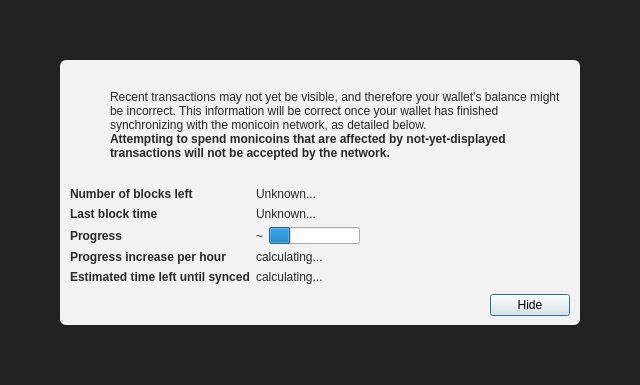
<?xml version="1.0" encoding="UTF-8"?>
<ui version="4.0">
 <class>ModalOverlay</class>
 <widget class="QWidget" name="ModalOverlay">
  <property name="geometry">
   <rect>
    <x>0</x>
    <y>0</y>
    <width>640</width>
    <height>385</height>
   </rect>
  </property>
  <property name="windowTitle">
   <string>Form</string>
  </property>
  <layout class="QVBoxLayout" name="verticalLayout" stretch="0">
   <property name="sizeConstraint">
    <enum>QLayout::SetDefaultConstraint</enum>
   </property>
   <property name="leftMargin">
    <number>0</number>
   </property>
   <property name="topMargin">
    <number>0</number>
   </property>
   <property name="rightMargin">
    <number>0</number>
   </property>
   <property name="bottomMargin">
    <number>0</number>
   </property>
   <item>
    <widget class="QWidget" name="bgWidget" native="true">
     <property name="styleSheet">
      <string notr="true">#bgWidget { background: rgba(0,0,0,220); }</string>
     </property>
     <layout class="QVBoxLayout" name="verticalLayoutMain" stretch="1">
      <property name="leftMargin">
       <number>60</number>
      </property>
      <property name="topMargin">
       <number>60</number>
      </property>
      <property name="rightMargin">
       <number>60</number>
      </property>
      <property name="bottomMargin">
       <number>60</number>
      </property>
      <item>
       <widget class="QWidget" name="contentWidget" native="true">
        <property name="styleSheet">
         <string notr="true">#contentWidget { background: rgba(255,255,255,240); border-radius: 6px; }

QLabel { color: rgb(40,40,40);  }</string>
        </property>
        <layout class="QVBoxLayout" name="verticalLayoutSub" stretch="1,0,0,0">
         <property name="spacing">
          <number>0</number>
         </property>
         <property name="leftMargin">
          <number>10</number>
         </property>
         <property name="topMargin">
          <number>10</number>
         </property>
         <property name="rightMargin">
          <number>10</number>
         </property>
         <property name="bottomMargin">
          <number>10</number>
         </property>
         <item>
          <layout class="QHBoxLayout" name="horizontalLayoutIconText" stretch="0,1">
           <property name="topMargin">
            <number>20</number>
           </property>
           <item>
            <layout class="QVBoxLayout" name="verticalLayoutIcon">
             <property name="leftMargin">
              <number>0</number>
             </property>
             <item>
              <widget class="QPushButton" name="warningIcon">
               <property name="enabled">
                <bool>false</bool>
               </property>
               <property name="text">
                <string/>
               </property>
               <property name="icon">
                <iconset>
                 <normaloff>:/icons/warning</normaloff>
                 <disabledoff>:/icons/warning</disabledoff>:/icons/warning</iconset>
               </property>
               <property name="iconSize">
                <size>
                 <width>48</width>
                 <height>48</height>
                </size>
               </property>
               <property name="flat">
                <bool>true</bool>
               </property>
              </widget>
             </item>
             <item>
              <spacer name="verticalSpacerWarningIcon">
               <property name="orientation">
                <enum>Qt::Vertical</enum>
               </property>
               <property name="sizeHint" stdset="0">
                <size>
                 <width>20</width>
                 <height>40</height>
                </size>
               </property>
              </spacer>
             </item>
            </layout>
           </item>
           <item>
            <layout class="QVBoxLayout" name="verticalLayoutInfoText">
             <property name="leftMargin">
              <number>0</number>
             </property>
             <property name="topMargin">
              <number>0</number>
             </property>
             <item>
              <widget class="QLabel" name="infoText">
               <property name="text">
                <string>Recent transactions may not yet be visible, and therefore your wallet's balance might be incorrect. This information will be correct once your wallet has finished synchronizing with the monicoin network, as detailed below.</string>
               </property>
               <property name="textFormat">
                <enum>Qt::RichText</enum>
               </property>
               <property name="wordWrap">
                <bool>true</bool>
               </property>
              </widget>
             </item>
             <item>
              <widget class="QLabel" name="infoTextStrong">
               <property name="font">
                <font>
                 <weight>75</weight>
                 <bold>true</bold>
                </font>
               </property>
               <property name="text">
                <string>Attempting to spend monicoins that are affected by not-yet-displayed transactions will not be accepted by the network.</string>
               </property>
               <property name="textFormat">
                <enum>Qt::RichText</enum>
               </property>
               <property name="wordWrap">
                <bool>true</bool>
               </property>
              </widget>
             </item>
             <item>
              <spacer name="verticalSpacerInTextSpace">
               <property name="orientation">
                <enum>Qt::Vertical</enum>
               </property>
               <property name="sizeHint" stdset="0">
                <size>
                 <width>20</width>
                 <height>40</height>
                </size>
               </property>
              </spacer>
             </item>
            </layout>
           </item>
          </layout>
         </item>
         <item>
          <spacer name="verticalSpacerAfterText">
           <property name="orientation">
            <enum>Qt::Vertical</enum>
           </property>
           <property name="sizeHint" stdset="0">
            <size>
             <width>20</width>
             <height>40</height>
            </size>
           </property>
          </spacer>
         </item>
         <item>
          <layout class="QFormLayout" name="formLayout">
           <property name="fieldGrowthPolicy">
            <enum>QFormLayout::FieldsStayAtSizeHint</enum>
           </property>
           <property name="horizontalSpacing">
            <number>6</number>
           </property>
           <property name="verticalSpacing">
            <number>6</number>
           </property>
           <property name="topMargin">
            <number>10</number>
           </property>
           <item row="0" column="0">
            <widget class="QLabel" name="labelNumberOfBlocksLeft">
             <property name="font">
              <font>
               <weight>75</weight>
               <bold>true</bold>
              </font>
             </property>
             <property name="text">
              <string>Number of blocks left</string>
             </property>
            </widget>
           </item>
           <item row="0" column="1">
            <widget class="QLabel" name="numberOfBlocksLeft">
             <property name="text">
              <string>Unknown...</string>
             </property>
            </widget>
           </item>
           <item row="1" column="0">
            <widget class="QLabel" name="labelLastBlockTime">
             <property name="font">
              <font>
               <weight>75</weight>
               <bold>true</bold>
              </font>
             </property>
             <property name="text">
              <string>Last block time</string>
             </property>
            </widget>
           </item>
           <item row="1" column="1">
            <widget class="QLabel" name="newestBlockDate">
             <property name="sizePolicy">
              <sizepolicy hsizetype="Maximum" vsizetype="Preferred">
               <horstretch>0</horstretch>
               <verstretch>0</verstretch>
              </sizepolicy>
             </property>
             <property name="text">
              <string>Unknown...</string>
             </property>
            </widget>
           </item>
           <item row="2" column="0">
            <widget class="QLabel" name="labelSyncDone">
             <property name="font">
              <font>
               <weight>75</weight>
               <bold>true</bold>
              </font>
             </property>
             <property name="text">
              <string>Progress</string>
             </property>
            </widget>
           </item>
           <item row="2" column="1">
            <layout class="QHBoxLayout" name="horizontalLayoutSync" stretch="0,1">
             <item>
              <widget class="QLabel" name="percentageProgress">
               <property name="text">
                <string notr="true">~</string>
               </property>
              </widget>
             </item>
             <item>
              <widget class="QProgressBar" name="progressBar">
               <property name="value">
                <number>24</number>
               </property>
               <property name="format">
                <string/>
               </property>
              </widget>
             </item>
            </layout>
           </item>
           <item row="4" column="0">
            <widget class="QLabel" name="labelProgressIncrease">
             <property name="font">
              <font>
               <weight>75</weight>
               <bold>true</bold>
              </font>
             </property>
             <property name="text">
              <string>Progress increase per hour</string>
             </property>
            </widget>
           </item>
           <item row="4" column="1">
            <widget class="QLabel" name="progressIncreasePerH">
             <property name="text">
              <string>calculating...</string>
             </property>
            </widget>
           </item>
           <item row="5" column="0">
            <widget class="QLabel" name="labelEstimatedTimeLeft">
             <property name="font">
              <font>
               <weight>75</weight>
               <bold>true</bold>
              </font>
             </property>
             <property name="text">
              <string>Estimated time left until synced</string>
             </property>
            </widget>
           </item>
           <item row="5" column="1">
            <widget class="QLabel" name="expectedTimeLeft">
             <property name="text">
              <string>calculating...</string>
             </property>
            </widget>
           </item>
          </layout>
         </item>
         <item>
          <layout class="QHBoxLayout" name="horizontalLayoutButtons">
           <property name="leftMargin">
            <number>10</number>
           </property>
           <property name="topMargin">
            <number>10</number>
           </property>
           <item>
            <spacer name="horizontalSpacer">
             <property name="orientation">
              <enum>Qt::Horizontal</enum>
             </property>
             <property name="sizeHint" stdset="0">
              <size>
               <width>40</width>
               <height>20</height>
              </size>
             </property>
            </spacer>
           </item>
           <item>
            <widget class="QPushButton" name="closeButton">
             <property name="text">
              <string>Hide</string>
             </property>
             <property name="shortcut">
              <string>Esc</string>
             </property>
             <property name="focusPolicy">
              <enum>Qt::StrongFocus</enum>
             </property>
             <property name="default">
              <bool>true</bool>
             </property>
            </widget>
           </item>
          </layout>
         </item>
        </layout>
       </widget>
      </item>
     </layout>
    </widget>
   </item>
  </layout>
 </widget>
 <resources/>
 <connections/>
</ui>
